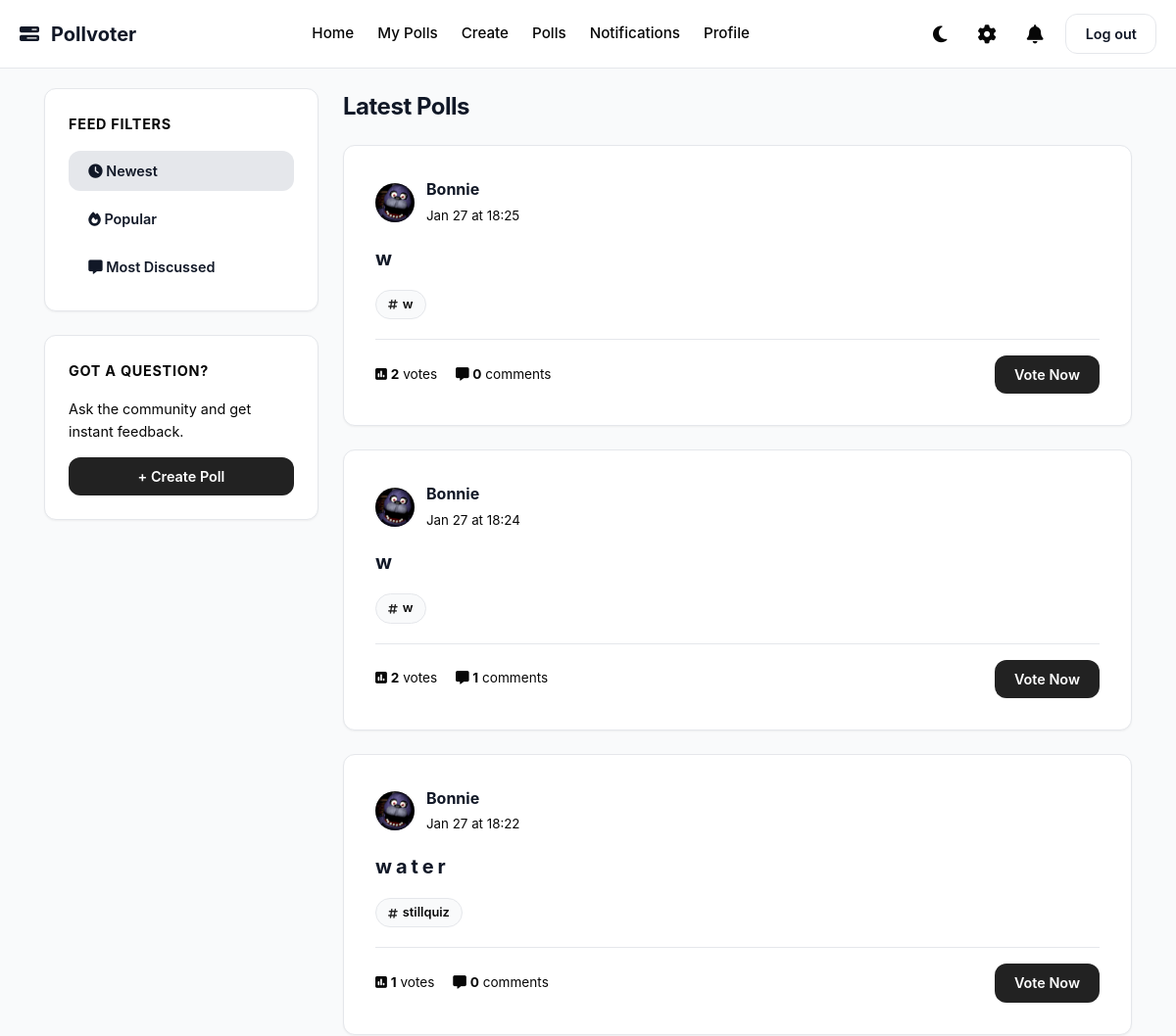
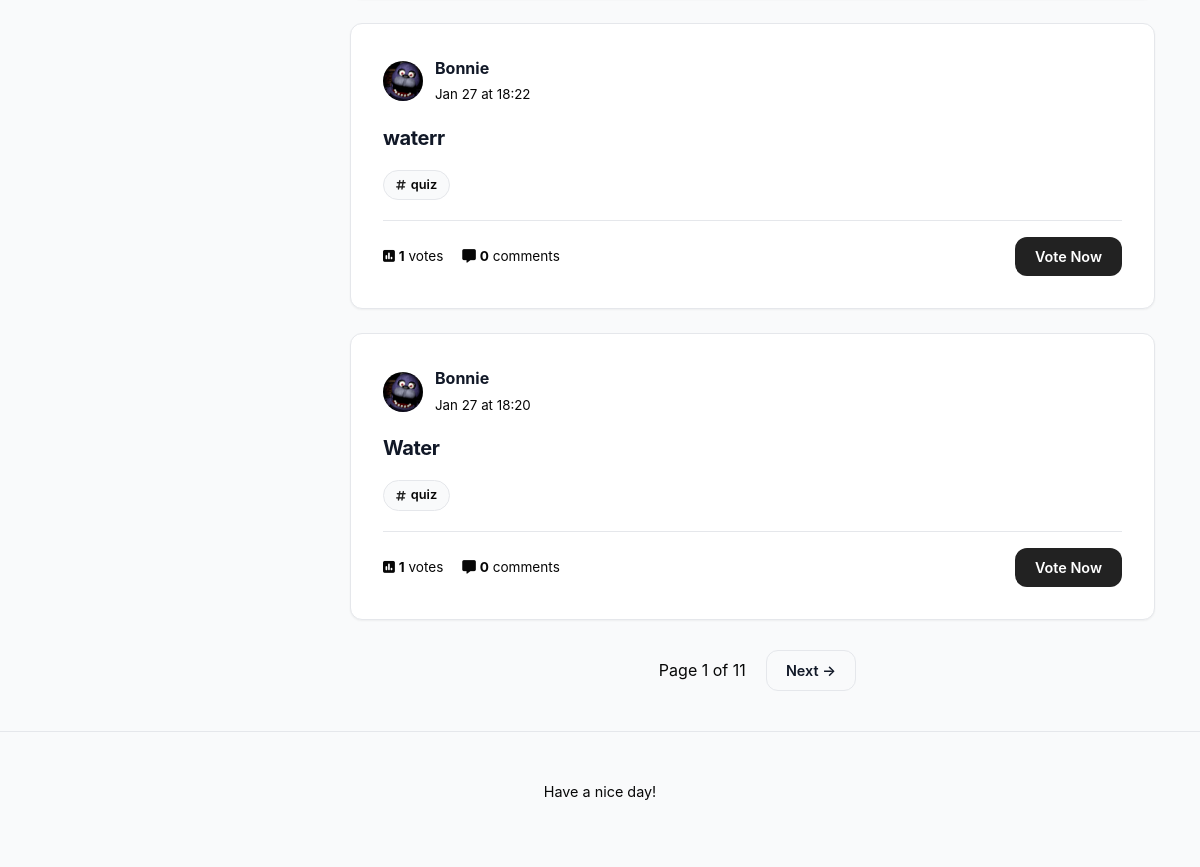
/polls (signed in), run on the app's committed database (2 pictures, top to bottom).
### app/models.py (models this page shows, shortened)
class Poll(db.Model):
    __tablename__ = "poll"
    id = Column(Integer, primary_key=True)
    title = Column(Text, nullable=False)
    description = Column(String(120))
    created_at = Column(DateTime, default=datetime.now)
    user_id = Column(Integer, ForeignKey("user.id"), nullable=False)
    end_date = Column(DateTime, nullable=True)
    author = relationship("User", back_populates="polls")
    comments = relationship("Comment", back_populates="poll", cascade="all, delete-orphan")
    options = relationship("PollOption", back_populates="poll", cascade="all, delete-orphan")
    votes = relationship("Vote", back_populates="poll", cascade="all, delete-orphan")
    tags = relationship("Tag", secondary=poll_tags, backref=db.backref("polls", lazy = "dynamic"))
    def getvotecount(self):
        return len(self.votes)

class User(UserMixin, db.Model):
    __tablename__ = "user"
    id = Column(Integer, primary_key=True)
    username = Column(String(20), unique=True, nullable = False)
    created_at = Column(DateTime, default=datetime.now)
    full_name = Column(String(20))
    bio = Column(String(100))
    pfp = Column(Text)
    password_hash = Column(Text)
    is_admin = Column(Boolean, default = False)
    polls = relationship("Poll", back_populates="author")
    votes = relationship("Vote", back_populates="user")
    comments = relationship("Comment", back_populates="author")
    def getpfp(self):
        if self.pfp:
            return f"/static/uploads/pfp/{self.pfp}"
        else:
            return f"/static/uploads/pfp/default.jpg"
    blocked = relationship(
        "User", secondary=blocklist,
        primaryjoin=(blocklist.c.blocker_id == id),
        secondaryjoin=(blocklist.c.blocked_id == id),
        backref=db.backref("blocked_by", lazy="dynamic"),
        lazy="dynamic"
    )
    followed = relationship(
        "User", secondary=followers,
        primaryjoin=(followers.c.follower_id == id),
        secondaryjoin=(followers.c.followed_id == id),
        backref=db.backref("followers", lazy="dynamic"),
        lazy="dynamic"
    )

class Tag(db.Model):
    __tablename__ = "tag"
    id = Column(Integer, primary_key=True)
    name = Column(Text, unique=True)

### app/routes.py (the view)
@polls.route('/polls')
@login_required
def listpolls():
    sort_by = request.args.get('sort_by', 'newest', type=str)
    page = request.args.get('page', 1, type=int)
    blocked_ids = [user.id for user in current_user.blocked]
    blocked_by_ids = [user.id for user in current_user.blocked_by]
    exclude_ids = blocked_ids + blocked_by_ids
    query = Poll.query.filter(Poll.user_id.notin_(exclude_ids))
    if sort_by == 'popular':
        query = query.outerjoin(Vote).group_by(Poll.id).order_by(db.func.count(Vote.id).desc())
    elif sort_by == 'discussed':
        query = query.outerjoin(Comment).group_by(Poll.id).order_by(db.func.count(Comment.id).desc())
    else:
        query = query.order_by(Poll.created_at.desc())
    polls = query.paginate(page=page, per_page=5)
    return render_template('polls.html', polls=polls, sort_by=sort_by)

### app/__init__.py (called while the page is built)
def create_app():
    app = Flask(__name__)
    app.config['SECRET_KEY'] = 'your_secret_key'
    app.config['SQLALCHEMY_DATABASE_URI'] = 'sqlite:///pollvoter.db'
    app.config['SQLALCHEMY_TRACK_MODIFICATIONS'] = False
    app.config["UPLOAD_FOLDER"] = "static/uploads"
    app.config["PFP_FOLDER"] =  "app/static/uploads/pfp"
    db.init_app(app)
    login_manager.init_app(app)
    migrate.init_app(app, db)
    app.register_blueprint(auth)
    app.register_blueprint(main)
    app.register_blueprint(polls)
    app.register_blueprint(admin)
    @login_manager.user_loader
    def load_user(userid):
        return User.query.get(int(userid))
    return app

### app/routes.py (called while the page is built)
@main.app_context_processor
def dropdown_notifications():
    if current_user.is_authenticated:
        unread_count = Notification.query.filter_by(recipient_id = current_user.id, is_read = False).count()
        latest_notifs = Notification.query.filter_by(recipient_id = current_user.id).order_by(Notification.created_at.desc()).limit(5).all()
        return dict(unread_count = unread_count, latest_notifs = latest_notifs)
    return dict(unread_count = 0, latest_notifs = [])

### app/templates/polls.html (shortened to what this page needs)
{% extends "base.html" %}
{% block content %}
<div class="dashboard-layout">
    <aside class="sidebar">
        <div class="sidebar-widget">
            <h3 class="widget-title">Feed Filters</h3>
            <div class="filter-menu" style="display: flex; flex-direction: column; gap: 8px;">
                <a href="{{ url_for('polls.listpolls', sort_by='newest') }}"
                   class="btn btn-outline"
                   style="text-align: left; border-color: transparent; background: {{ 'var(--border-subtle)' if request.args.get('sort_by') == 'newest' or not request.args.get('sort_by') else 'transparent' }};">
                   <i class="fa-solid fa-clock"></i> Newest
                </a>
                <a href="{{ url_for('polls.listpolls', sort_by='popular') }}"
                   class="btn btn-outline"
                   style="text-align: left; border-color: transparent; background: {{ 'var(--border-subtle)' if request.args.get('sort_by') == 'popular' else 'transparent' }};">
                   <i class="fa-solid fa-fire"></i> Popular
                </a>
                <a href="{{ url_for('polls.listpolls', sort_by='discussed') }}"
                   class="btn btn-outline"
                   style="text-align: left; border-color: transparent; background: {{ 'var(--border-subtle)' if request.args.get('sort_by') == 'discussed' else 'transparent' }};">
                   <i class="fa-solid fa-message"></i> Most Discussed
                </a>
            </div>
        </div>
        <div class="sidebar-widget">
            <h3 class="widget-title">Got a question?</h3>
            <p style="font-size: 0.9rem; margin-bottom: 15px;">Ask the community and get instant feedback.</p>
            <a href="{{ url_for('polls.create_poll') }}" class="btn btn-primary" style="display:block; text-align: center;">
                + Create Poll
            </a>
        </div>
    </aside>
    <main class="feed">
        <h2 style="margin-bottom: 20px;">
            {% if request.args.get('sort_by') == 'popular' %}
                Popular Polls
            {% elif request.args.get('sort_by') == 'discussed' %}
                Discussed Polls
            {% else %}
                Latest Polls
            {% endif %}
        </h2>
        {% if polls.items %}
            {% for poll in polls.items %}
            <div class="poll-card">
                <div class="user-row" style="margin-bottom: 15px; border-bottom: none; padding-bottom: 0;">
                    <img src="{{ poll.author.getpfp() if poll.author.getpfp else url_for('static', filename='default.png') }}"
                         class="avatar-sm" alt="Author">
                    <div class="user-info">
                        <strong style="color: var(--text-main);">
                            {{ poll.author.full_name if poll.author.full_name else poll.author.username }}
                        </strong>
                        <br>
                        <small style="color: var(--text-muted);">{{ poll.created_at.strftime('%b %d at %H:%M') }}</small>
                    </div>
                </div>
                <div style="margin-bottom: 20px;">
                    <h3 class="poll-question" style="font-size: 1.25rem;">
                        <a href="{{ url_for('polls.poll_detail', poll_id=poll.id) }}">{{ poll.title }}</a>
                    </h3>
                                        {% if poll.tags %}
                    <div class="poll-tags-container" style="margin-top: 15px; margin-bottom: 10px;">
                        {% for tag in poll.tags %}
                            <a href="{{ url_for('main.home', tag=tag.name) }}" class="tag-pill">
                                <i class="fa-solid fa-hashtag"></i> {{ tag.name }}
                            </a>
                        {% endfor %}
                    </div>
                        {% endif %}
                </div>
                <div class="poll-meta-footer">
                    <div class="stats">
                        <span style="margin-right: 15px;">
                           <i class="fa-solid fa-square-poll-vertical"></i></i> <strong>{{ poll.getvotecount() }}</strong> votes
                        </span>
                        <span>
                            <i class="fa-solid fa-message"></i></i> <strong>{{ poll.comments|length }}</strong> comments
                        </span>
                    </div>
                    <a href="{{ url_for('polls.poll_detail', poll_id=poll.id) }}" class="btn btn-primary" style="padding: 8px 20px;">
                        Vote Now
                    </a>
                </div>
            </div>
            {% endfor %}
            <div class="pagination" style="display: flex; justify-content: center; gap: 10px; margin-top: 30px;">
                <span style="display: flex; align-items: center; padding: 0 10px; color: var(--text-muted);">
                    Page {{ polls.page }} of {{ polls.pages }}
                </span>
                {% if polls.has_next %}
                    <a href="{{ url_for('polls.listpolls', page=polls.next_num, sort_by=request.args.get('sort_by')) }}" class="btn btn-outline">Next →</a>
                {% endif %}
            </div>
        {% else %}
            <div class="card" style="text-align: center; padding: 50px;">
                <h3 style="color: var(--text-muted);">No polls found...</h3>
                <p>Be the first one to start a conversation!</p>
                <a href="{{ url_for('polls.create_poll') }}" class="btn btn-primary">Create Poll</a>
            </div>
        {% endif %}
    </main>
</div>
{% endblock %}

### app/static/styles.css (style rules this page uses)
:root { --bg-body: #F9FAFB; --bg-card: #FFFFFF; --bg-nav: rgba(255, 255, 255, 0.9); --text-main: #111827; --text-muted: #070707; --primary: #222222; --primary-hover: #2b2b2b; --border-subtle: #E5E7EB; --shadow-sm: 0 1px 2px 0 rgba(0, 0, 0, 0.05); --shadow-md: 0 4px 6px -1px rgba(0, 0, 0, 0.1), 0 2px 4px -1px rgba(0, 0, 0, 0.06); --shadow-lg: 0 10px 15px -3px rgba(0, 0, 0, 0.1); --radius-md: 12px; --radius-full: 9999px; }
* { box-sizing: border-box; margin: 0; padding: 0; }
body { background-color: var(--bg-body); color: var(--text-main); font-family: 'Inter', system-ui, -apple-system, sans-serif; line-height: 1.6; transition: background-color 0.3s ease, color 0.3s ease; -webkit-font-smoothing: antialiased; }
a { text-decoration: none; color: inherit; transition: color 0.2s; }
.btn { display: inline-block; padding: 0.5rem 1.2rem; border-radius: var(--radius-md); font-weight: 600; font-size: 0.9rem; cursor: pointer; border: none; transition: transform 0.1s ease, box-shadow 0.2s ease; }
.btn-primary { background-color: var(--primary); color: white; }
.btn-outline { background: transparent; border: 1px solid var(--border-subtle); color: var(--text-main); }
.poll-card, .card, .profile-container, .auth-box { background-color: var(--bg-card); border-radius: var(--radius-md); padding: 2rem; margin-bottom: 1.5rem; border: 1px solid var(--border-subtle); box-shadow: var(--shadow-sm); transition: transform 0.2s ease, box-shadow 0.2s ease; }
h1, h2, h3 { color: var(--text-main); margin-bottom: 1rem; font-weight: 700; letter-spacing: -0.02em; }
p { color: var(--text-muted); margin-bottom: 1rem; }
.dashboard-layout { display: flex; flex-direction: column; gap: 24px; }
@media (min-width: 992px) { .dashboard-layout { display: grid; grid-template-columns: 320px 1fr; gap: 30px; align-items: start; } }
.sidebar-widget { background-color: var(--bg-card); border-radius: var(--radius-md); padding: 1.5rem; border: 1px solid var(--border-subtle); margin-bottom: 1.5rem; box-shadow: var(--shadow-sm); }
.widget-title { font-size: 0.9rem; font-weight: 700; color: var(--text-muted); margin-bottom: 1rem; text-transform: uppercase; letter-spacing: 0.05em; }
.user-row { display: flex; align-items: center; gap: 12px; margin-bottom: 1rem; padding-bottom: 1rem; border-bottom: 1px solid var(--border-subtle); }
.avatar-sm { width: 40px; height: 40px; border-radius: 50%; object-fit: cover; background-color: var(--border-subtle); }
.poll-meta-footer { display: flex; justify-content: space-between; align-items: center; margin-top: 1rem; padding-top: 1rem; border-top: 1px solid var(--border-subtle); font-size: 0.85rem; color: var(--text-muted); }
@media (min-width: 992px) { .dashboard-layout { display: grid; grid-template-columns: 280px 1fr; gap: 25px; align-items: start; } }
.dashboard-layout h2 { margin-top: 0; margin-bottom: 20px; font-size: 1.5rem; }
.poll-tags-container { display: flex; flex-wrap: wrap; gap: 8px; }
.tag-pill { display: inline-flex; align-items: center; gap: 5px; padding: 4px 12px; background-color: var(--bg-body); border: 1px solid var(--border-subtle); border-radius: var(--radius-full); font-size: 0.8rem; font-weight: 600; color: var(--text-muted); transition: all 0.2s ease; }
.tag-pill i { font-size: 0.7rem; color: var(--primary); }

### data on the page
Poll: author.getpfp (picture), author "Bonnie", created_at "Jan 27 at 18:25", title "w", getvotecount "2", comments|length "0"
Tag: name "w"
Poll: author.getpfp (picture), author "Bonnie", created_at "Jan 27 at 18:24", title "w", getvotecount "2", comments|length "1"
Poll: author.getpfp (picture), author "Bonnie", created_at "Jan 27 at 18:22", title "w a t e r", getvotecount "1", comments|length "0"
Tag: name "stillquiz"
Poll: author.getpfp (picture), author "Bonnie", created_at "Jan 27 at 18:22", title "waterr", getvotecount "1", comments|length "0"
Tag: name "quiz"
Poll: author.getpfp (picture), author "Bonnie", created_at "Jan 27 at 18:20", title "Water", getvotecount "1", comments|length "0"

### other printed values
{{ polls.page }} "1"
{{ polls.pages }} "11"
